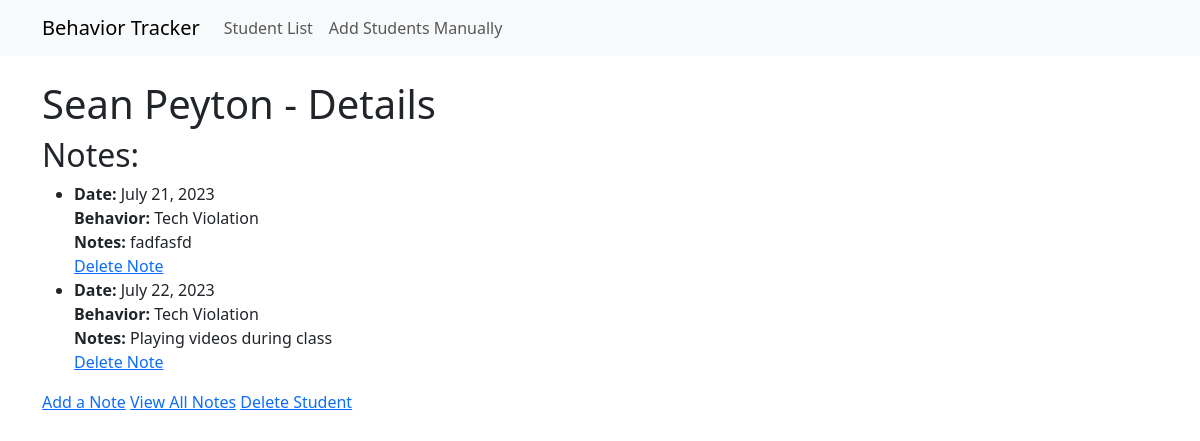
/student/6/, run on the app's committed database.
### behavior_app/models.py (models this page shows, shortened)
class Student(models.Model):
    first_name = models.CharField(max_length=100)
    last_name = models.CharField(max_length=100)

class Note(models.Model):
    student = models.ForeignKey(Student, on_delete=models.CASCADE, related_name='notes')
    date = models.DateField(auto_now_add=True)  # Automatically adds the current date when a new note is created
    behavior = models.ForeignKey(Behavior, on_delete=models.CASCADE)
    notes = models.TextField()

class Behavior(models.Model):
    name = models.CharField(max_length=100)

### behavior_app/views.py (the view)
# urls.py: path('student/<int:pk>/', views.student_detail, name='student-detail'),
def student_detail(request, pk):
    student = get_object_or_404(Student, pk=pk)
    notes = student.notes.all()
    if request.method == 'POST':
        form = NoteForm(request.POST)
        if form.is_valid():
            note = form.save(commit=False)
            note.student = student
            note.save()
            return redirect('behavior_app:student-detail', pk=pk)
    else:
        form = NoteForm()
    context = {
        'student': student,
        'notes': notes,
        'form': form,
    }
    return render(request, 'student_detail.html', context)

### behavior_app/templates/student_detail.html (shortened to what this page needs)
{% extends 'base.html' %}
{% block content %}
<body>
<h1>{{ student.first_name }} {{ student.last_name }} - Details</h1>
<h2>Notes:</h2>
{% if student.notes.all %}
<ul>
    {% for note in student.notes.all %}
    <li>
        <strong>Date:</strong> {{ note.date }}<br>
        <strong>Behavior:</strong> {{ note.behavior.name }}<br>
        <strong>Notes:</strong> {{ note.notes }}
        <br>
        <a href="{% url 'behavior_app:note-delete' pk=note.pk %}">Delete Note</a>
    </li>
    {% endfor %}
</ul>
{% else %}
<p>No notes available for this student.</p>
{% endif %}
<a href="{% url 'behavior_app:note-add' pk=student.pk %}">Add a Note</a>
<a href="{% url 'behavior_app:notes-list' pk=student.pk %}">View All Notes</a>
<a href="{% url 'behavior_app:delete-student' pk=student.pk %}">Delete Student</a>
</body>
{% endblock %}

### data on the page
Student: first_name "Sean", last_name "Peyton"
Note: date "July 21, 2023", behavior.name "Tech Violation", notes "fadfasfd"
Note: date "July 22, 2023", behavior.name "Tech Violation", notes "Playing videos during class"
